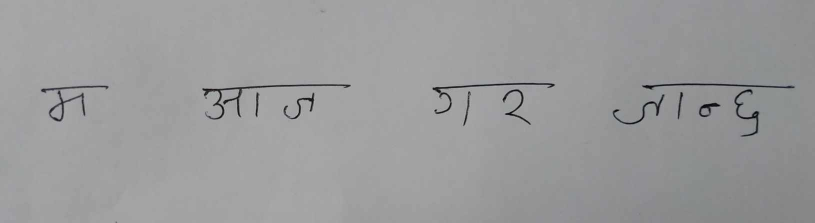
#> input picture model_and_server/new.jpg, 1630 x 445 px (shown at 1/2 size); its folder holds only this picture in this run
$ python -i Split_Words.py   (imports and definitions only)
#> lines starting #> are read from the running program, lines starting #| are printed output that depends on the picture; after the words box and inside, x2 and y2 are one past the last pixel; in counts of white or black regions, pixels touching at a corner belong together
#> further down, picture is the input picture: shape (445, 1630, 3); mean B, G, R 155.1, 154.8, 154.7
import cv2
import numpy as np
import math
import matplotlib.pyplot as plt

def Sorting_Key(rect):
    global Lines, Size

    x, y, w, h = rect

    cx = x + int(w / 2)
    cy = y + int(h / 2)

    for i, (upper, lower) in enumerate(Lines):
        if not any([all([upper > y + h, lower > y + h]), all([upper < y, lower < y])]):
            return cx + ((i + 1) * Size)


def Split(Image):
    global Lines, Size
    plt.imshow(Image)
    plt.show()

    gray = cv2.cvtColor(Image, cv2.COLOR_BGR2GRAY)

    kernel = cv2.getStructuringElement(cv2.MORPH_ELLIPSE, (25, 25))
    morph = cv2.morphologyEx(gray, cv2.MORPH_CLOSE, kernel)

    for i in range(morph.shape[0]):
        for j in range(morph.shape[1]):
            if not morph[i][j]:
                morph[i][j] = 1

    div = gray / morph
    gray = np.array(cv2.normalize(div, div, 0, 255, cv2.NORM_MINMAX), np.uint8)

    _, thresh = cv2.threshold(gray, 180, 255, cv2.THRESH_BINARY_INV)
#> thresh: shape (445, 1630); 1.4% white; 16 white regions (3 under 20 px), largest, box (x1, y1, x2, y2) and area: (404, 168, 702, 239) 2045, (865, 166, 1110, 228) 1405, (1284, 167, 1589, 180) 1188

    kernel = cv2.getStructuringElement(cv2.MORPH_RECT, (3, 3))
    thresh = cv2.morphologyEx(thresh, cv2.MORPH_DILATE, kernel, iterations=1)
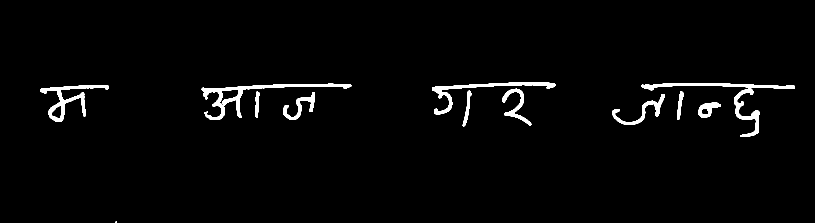
#> thresh: shape (445, 1630) (shown at 1/2 size); 2.2% white; 13 white regions (1 under 20 px)

    contours, _ = cv2.findContours(
        thresh, cv2.RETR_EXTERNAL, cv2.CHAIN_APPROX_NONE)
#> contours = 13 contours, 1 with area under 20; largest, box (x1, y1, x2, y2) and area: (403, 167, 703, 240) 3338, (81, 170, 218, 244) 2280, (864, 165, 1111, 229) 1859, (1283, 166, 1590, 181) 1540, (1468, 177, 1519, 274) 1253

    i = 0
    contours = list(contours)
    Length = len(contours)
#> Length = 13
    while i < Length:
        x, y, w, h = cv2.boundingRect(contours[i])

        if w * h <= 100:
            del contours[i]
            i -= 1
            Length -= 1
        i += 1
#> this loop made 13 passes
#> (x, y, w, h, Length) on pass 1: (231, 443, 3, 2, 12)
#> (x, y, w, h) on passes 2 to 7: (1397, 204, 45, 31), (1224, 188, 106, 62), (566, 184, 64, 56), (1354, 183, 13, 57), (510, 183, 10, 53), (925, 181, 18, 72)
#> after the loop, Length = 12; i = 12

    h_proj = np.sum(thresh, axis=1)
#> h_proj = 445 values, max 169320 at index 171, min 0 at index 0, mean 9285.4

    upper = None
    lower = None
    Lines = []
    for i in range(h_proj.shape[0]):
        proj = h_proj[i]

        if proj != 0 and upper == None:
            upper = i
        elif proj == 0 and upper != None and lower == None:
            lower = i
            if lower - upper >= 30:
                Lines.append([upper, lower])
            upper = None
            lower = None
#> this loop made 445 passes
#> proj on passes 1 to 12: 0, 0, 0, 0, 0, 0, 0, 0, 0, 0, 0, 0
#> after the loop, Lines = [[165, 274]]; upper = 443

    if upper:
        Lines.append([upper, h_proj.shape[0] - 1])

    Size = thresh.shape[1]
#> Size = 1630

    bounding_rects = []
    for contour in contours:
        x, y, w, h = cv2.boundingRect(contour)
        x -= 20
        y -=20
        w+=20
        h+=20

        for upper, lower in Lines:
            if not any([all([upper > y + h, lower > y + h]), all([upper < y, lower < y])]):
                bounding_rects.append([x, y, w, h])
#> this loop made 12 passes
#> (x, y, w, h) on passes 1 to 12: (1377, 184, 65, 51), (1204, 168, 126, 82), (546, 164, 84, 76), (1334, 163, 33, 77), (490, 163, 30, 73), (905, 161, 38, 92), (1448, 157, 71, 117), (984, 157, 79, 94), (61, 150, 157, 94), (383, 147, 320, 93), (1263, 146, 327, 35), (844, 145, 267, 84)
#> after the loop, bounding_rects = [[1377, 184, 65, 51], [1204, 168, 126, 82], [546, 164, 84, 76], [1334, 163, 33, 77], [490, 163, 30, 73], [905, 161, 38, 92], [1448, 157, 71, 117], [984, 157, 79, 94], [61, 150, 157, 94], [383, 147, 320, 93], [1263, 146, 327, 35], [844, 145, 267, 84]]

    i = 0
    Length = len(bounding_rects)
    while i < Length:
        x, y, w, h = bounding_rects[i]
        j = 0

        while j < Length:
            distancex = abs(
                bounding_rects[j][0] - (bounding_rects[i][0] + bounding_rects[i][2]))
            distancey = abs(
                bounding_rects[j][1] - (bounding_rects[i][1] + bounding_rects[i][3]))

            threshx = max(abs(bounding_rects[j][0] - (bounding_rects[i][0] + bounding_rects[i][2])),
                          abs(bounding_rects[j][0] - bounding_rects[i][0]),
                          abs((
                              bounding_rects[j][0] + bounding_rects[j][2]) - bounding_rects[i][0]),
                          abs((bounding_rects[j][0] + bounding_rects[j][2]) - (bounding_rects[i][0] + bounding_rects[i][2])))

            threshy = max(abs(bounding_rects[j][1] - (bounding_rects[i][1] + bounding_rects[i][3])),
                          abs(bounding_rects[j][1] - bounding_rects[i][1]),
                          abs((
                              bounding_rects[j][1] + bounding_rects[j][3]) - bounding_rects[i][1]),
                          abs((bounding_rects[j][1] + bounding_rects[j][3]) - (bounding_rects[i][1] + bounding_rects[i][3])))

            if i != j and any([all([not any([all([bounding_rects[j][1] > y + h, bounding_rects[j][1] + bounding_rects[j][3] > y + h]), all([bounding_rects[j][1] < y, bounding_rects[j][1] + bounding_rects[j][3] < y])]),
                                   not any([all([bounding_rects[j][0] > x + w, bounding_rects[j][0] + bounding_rects[j][2] > x + w]), all([bounding_rects[j][0] < x, bounding_rects[j][0] + bounding_rects[j][2] < x])])]),
                              all([distancex <= 10, bounding_rects[i][3] + bounding_rects[j][3] + 10 >= threshy]), all([bounding_rects[i][2] + bounding_rects[j][2] + 10 >= threshx, distancey <= 10])]):

                x = min(bounding_rects[i][0], bounding_rects[j][0])
                w = max(bounding_rects[i][0] + bounding_rects[i][2],
                        bounding_rects[j][0] + bounding_rects[j][2]) - x
                y = min(bounding_rects[i][1], bounding_rects[j][1])
                h = max(bounding_rects[i][1] + bounding_rects[i][3],
                        bounding_rects[j][1] + bounding_rects[j][3]) - y

                bounding_rects[i] = [x, y, w, h]
                del bounding_rects[j]
                i = -1
                Length -= 1
                break

            j += 1
        i += 1
#> this loop made 18 passes
#> i on passes 1 to 12: 0, 0, 0, 0, 1, 0, 1, 0, 1, 2, 0, 1
#> after the loop, Length = 4; bounding_rects = [[1204, 146, 386, 128], [383, 147, 320, 93], [844, 145, 267, 108], [61, 150, 157, 94]]; i = 4

    bounding_rects.sort(key=Sorting_Key)
#> the loop in Sorting_Key, `for i, (upper, lower) in enumerate(Lines):` made 1 pass

    Words = []
    for x, y, w, h in bounding_rects:
        print(x,y,w,h)
        crop = Image[y:y + h, x:x + w]

        gray = cv2.cvtColor(crop, cv2.COLOR_BGR2GRAY)
        # plt.imshow(gray)
        # plt.show()
        # cv2.imshow('gerya',gray)

        kernel = cv2.getStructuringElement(cv2.MORPH_ELLIPSE, (25, 25))
        morph = cv2.morphologyEx(gray, cv2.MORPH_CLOSE, kernel)

        for i in range(morph.shape[0]):
            for j in range(morph.shape[1]):
                if not morph[i][j]:
                    morph[i][j] = 1

        div = gray / morph
        gray = np.array(cv2.normalize(
            div, div, 0, 255, cv2.NORM_MINMAX), np.uint8)

        _, thresh = cv2.threshold(gray, 180, 255, cv2.THRESH_BINARY_INV)
        if(crop.shape[1]>100):
            rotated = Split_Image_Words(thresh,crop)
        else:
            rotated = crop

        Words.append(rotated.copy())
#> this loop made 4 passes
#> (y, shape in Split_Image_Words, points in Split_Image_Words, slope in Split_Image_Words, intercept in Split_Image_Words) on passes 1 to 4: (150, (94, 157), [[39, 27], [78, 24], [117, 22]], -0.0641, 29.33), (147, (93, 320), [[160, 24], [80, 29], [240, 22]], -0.0437, 32), (145, (108, 267), [[264, 23], [198, 21], [132, 24], [66, 27]], -0.0227, 27.5), (146, (128, 386), [[384, 27], [192, 21], [288, 24], [96, 25]], 0.00937, 22)
#> (printed output is left out)
#> pass 1, in Split, `div = gray / morph`:
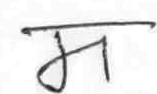
#> div: shape (94, 157) float64; min 0.071, max 1, mean 0.925
#> pass 1, in Split_Image_Words, `plt.show()`:
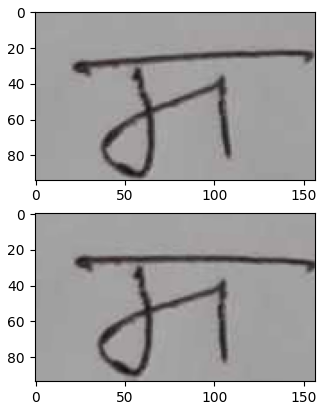
#> figure drawn by matplotlib, 2 panels; B, G, R data is drawn as R, G, B
#> pass 2, in Split_Image_Words (call 2), `plt.show()`:
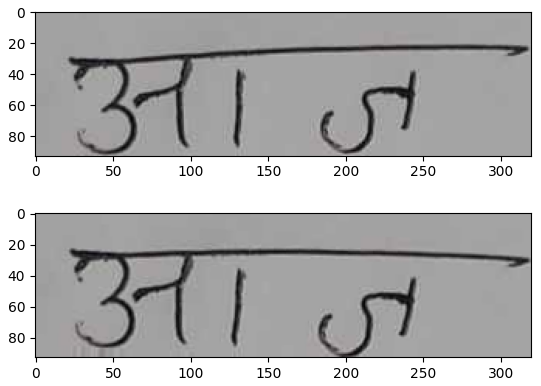
#> figure drawn by matplotlib, 2 panels
#> after the loop:
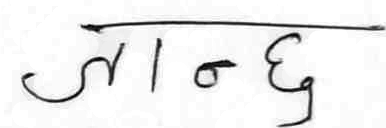
#> div: shape (128, 386) float64; min 0, max 255, mean 238.4
#> after the loop:
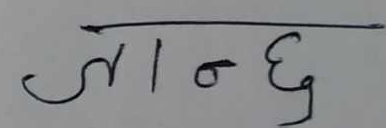
#> rotated: shape (128, 386, 3); mean B, G, R 139.4, 138.3, 137.3
#> after the loop:
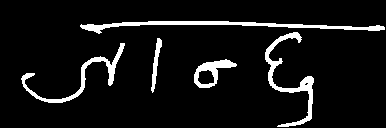
#> thresh: shape (128, 386); 7.3% white; 5 white regions, box (x1, y1, x2, y2) and area: (80, 21, 385, 34) 1186, (265, 32, 314, 127) 940, (21, 43, 125, 103) 784, (194, 59, 237, 88) 480, (151, 38, 162, 93) 229
#> after the loop, Words = 4 items

    return Words


def Split_Image_Words(img,crop):
    P = []
    PX = set()
    PY = set()
    x = 100
    shape = img.shape
    print(shape)
    for x in range(0, shape[1],int(shape[1]/4)):
        for y in range(shape[0]):
            if img[y][x] == 255 and y<shape[0]/1.5:
                P.append((x,y))
                PX.add(x)
                PY.add(y)
                break

# Determine eligibility of each pixel in P

    print(P)
    T = set()


    for i in range(len(P)-2):
        p1 = P[i]
        p2 = P[i+1]
        p3 = P[i+2]


        angle = math.degrees(math.atan2(p3[1]-p2[1], p3[0]-p2[0]) - math.atan2(p1[1]-p2[1], p1[0]-p2[0]))

        if(angle<0):
            angle += 360

        if angle > 200 or angle < 165:
            if p1[1] - p2[1] > p2[1] - p3[1]:
                T.add(p2)
            elif p1[1] - p2[1] <= p2[1] -p3[1]:
                T.add(p1)


    P = set(P)
    A = P - T
    print(A)
    points = np.array(list(A))
    print(points)
    slope, intercept = np.polyfit(points[:,0], points[:,1], 1)

    # Compute the angle with the x-axis
    angle = np.arctan(slope) * 180 / np.pi
    print(shape[0])
    print("Angle with the x-axis:", angle, "degrees")
    if angle < -45:
        angle = -(90 + angle)
    elif shape[0] < 70*3 and abs(angle) > 10:
        print('here')
        angle = 0

    # otherwise, just take the inverse of the angle to make it positive
    elif abs(angle) > 15:
        angle = angle
    else:
        # angle = angle/1.5
        # angle = angle/1.15
        angle = angle

    (h, w) = img.shape[:2]
    center = (w // 2, h // 2)
    M = cv2.getRotationMatrix2D(center, angle, 1.0)
    rotated_img = cv2.warpAffine(crop, M, (w, h),

    flags=cv2.INTER_CUBIC, borderMode=cv2.BORDER_REPLICATE)
    plt.subplot(211)
    plt.imshow(crop)
    plt.subplot(212)
    plt.imshow(rotated_img)
    plt.show()
    return rotated_img

>>> import cv2
>>> picture = cv2.imread('new.jpg')
>>> result = Split(picture)
#> result = 4 items
